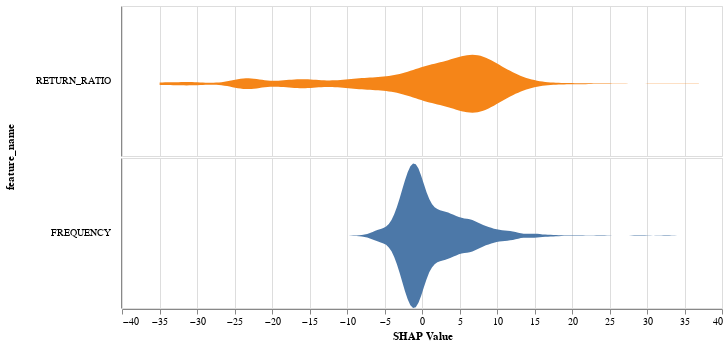

Notebook cell for this chart:
### Code cell
from snowflake.ml.monitoring.explain_visualize import plot_violin
plot_violin(
    explanations.select(['RETURN_RATIO_EXPLANATION', 'FREQUENCY_EXPLANATION']),
    explanations.select(["RETURN_RATIO", "FREQUENCY"]),
    (600,150)
)

### Figure 1 — Vega-Lite specification as saved in the notebook (floating-point values rounded to 4 significant figures; data arrays with more than 128 entries replaced by an {"elided": "..."} marker saying what was removed)
{"config": {"view": {"continuousWidth": 300, "continuousHeight": 300}}, "data": {"name": "data-9a5edfa2bf4677f590419f85b575eeae"}, "mark": {"type": "area", "orient": "vertical"}, "encoding": {"color": {"field": "feature_name", "legend": null, "type": "nominal"}, "row": {"field": "feature_name", "header": {"labelAlign": "left", "labelAngle": 0}, "sort": ["RETURN_RATIO", "FREQUENCY"], "spacing": 0, "type": "nominal"}, "tooltip": [{"field": "feature_name", "type": "nominal"}, {"field": "shap_value", "type": "quantitative"}], "x": {"field": "shap_value", "title": "SHAP Value", "type": "quantitative"}, "y": {"axis": {"labels": false, "grid": false, "ticks": false}, "field": "density", "impute": null, "stack": "center", "title": null, "type": "quantitative"}}, "height": 150, "params": [{"name": "param_1", "select": {"type": "interval", "encodings": ["x", "y"]}, "bind": "scales"}], "transform": [{"density": "shap_value", "groupby": ["feature_name"], "as": ["shap_value", "density"]}], "width": 600, "$schema": "https://vega.github.io/schema/vega-lite/v5.20.1.json", "datasets": {"data-9a5edfa2bf4677f590419f85b575eeae": {"elided": "4000 records"}}}
